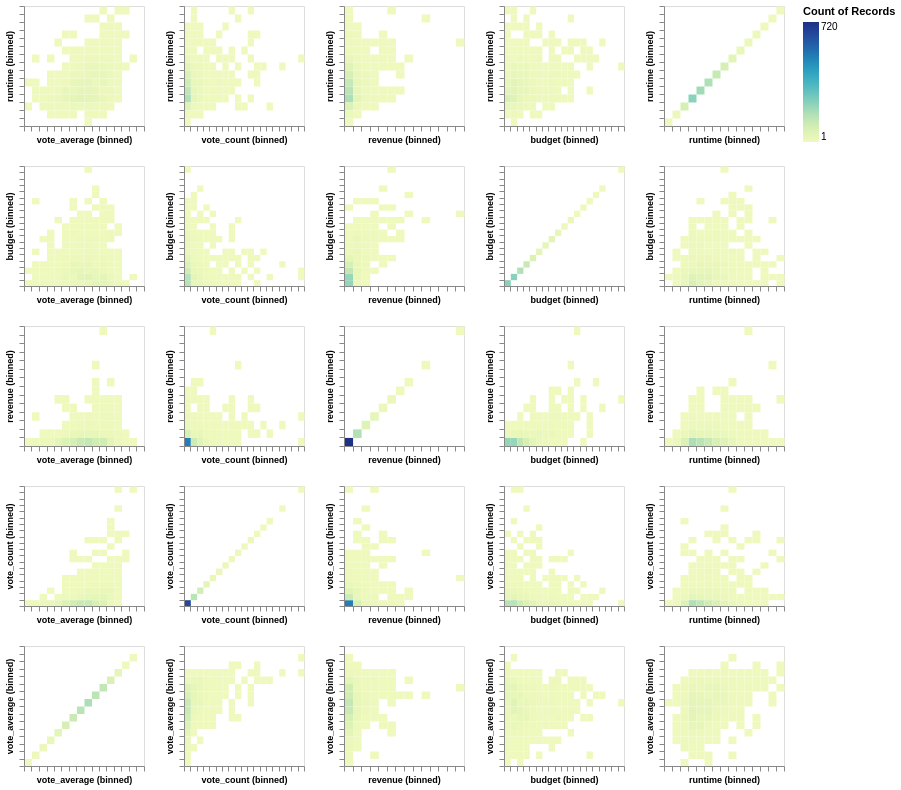

Here is the notebook cell this chart was saved with:
### Markdown cell above
<div class="alert alert-warning" style="color:black">

### Question 2.5 (Optional)
rubric={viz:0.5,accuracy:0.5}
    
<h4>Python</h4>
<p>In the lecture, I mentioned hat 2D histograms is a good alternative when you scatter plots become oversaturated. Copy your code from 2.1 and change it so that we can see multiple “heatmap-like” 2D histograms instead of scatter plots.</p>

</div>

### Code cell
# YOUR ANSWER GOES HERE
alt.Chart(Q_1_5).mark_rect().encode(
    alt.X(alt.repeat("column"), type='quantitative', bin=alt.Bin(maxbins=20), axis=alt.Axis(labels=False, titleFontSize=9)),
    alt.Y(alt.repeat("row"), type='quantitative', bin=alt.Bin(maxbins=20), axis=alt.Axis(labels=False, titleFontSize=9)),
    color='count()'
).properties(width=120,height=120
).repeat(row=['runtime', 'budget', 'revenue', 'vote_count', 'vote_average'],
        column=['vote_average', 'vote_count', 'revenue', 'budget', 'runtime'])

### Figure 1 — Vega-Lite specification as saved in the notebook (floating-point values rounded to 4 significant figures; data arrays with more than 128 entries replaced by an {"elided": "..."} marker saying what was removed)
{"$schema": "https://vega.github.io/schema/vega-lite/v5.20.1.json", "config": {"view": {"continuousHeight": 300, "continuousWidth": 300}}, "datasets": {"data-c43ac8225a90c5a389168b011bfaa297": {"elided": "1008 records"}}, "repeat": {"column": ["vote_average", "vote_count", "revenue", "budget", "runtime"], "row": ["runtime", "budget", "revenue", "vote_count", "vote_average"]}, "spec": {"data": {"name": "data-c43ac8225a90c5a389168b011bfaa297"}, "encoding": {"color": {"aggregate": "count", "type": "quantitative"}, "x": {"axis": {"labels": false, "titleFontSize": 9}, "bin": {"maxbins": 20}, "field": {"repeat": "column"}, "type": "quantitative"}, "y": {"axis": {"labels": false, "titleFontSize": 9}, "bin": {"maxbins": 20}, "field": {"repeat": "row"}, "type": "quantitative"}}, "height": 120, "mark": {"type": "rect"}, "width": 120}}
